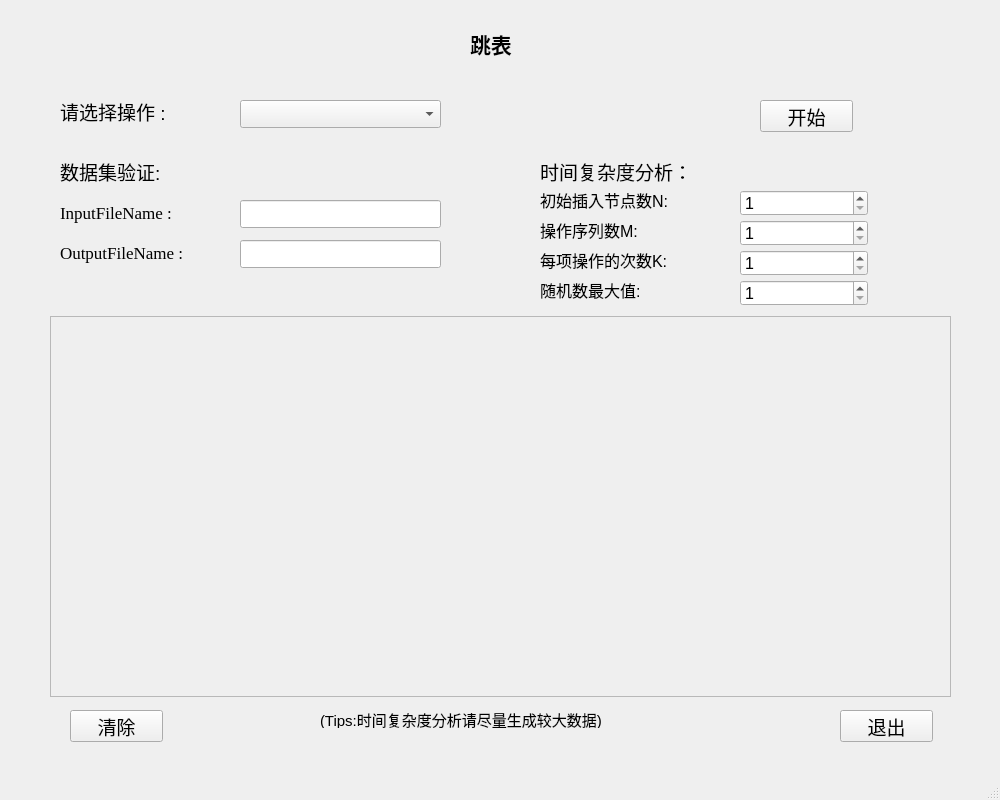
<?xml version="1.0" encoding="UTF-8"?>
<ui version="4.0">
 <class>MainWindow</class>
 <widget class="QMainWindow" name="MainWindow">
  <property name="geometry">
   <rect>
    <x>0</x>
    <y>0</y>
    <width>1000</width>
    <height>800</height>
   </rect>
  </property>
  <property name="windowTitle">
   <string>skipList</string>
  </property>
  <property name="windowIcon">
   <iconset resource="images.qrc">
    <normaloff>:/icons/icon.png</normaloff>:/icons/icon.png</iconset>
  </property>
  <widget class="QWidget" name="centralwidget">
   <widget class="QPushButton" name="exitButton">
    <property name="geometry">
     <rect>
      <x>840</x>
      <y>710</y>
      <width>93</width>
      <height>32</height>
     </rect>
    </property>
    <property name="font">
     <font>
      <pointsize>14</pointsize>
     </font>
    </property>
    <property name="text">
     <string>退出</string>
    </property>
   </widget>
   <widget class="QPushButton" name="startButton">
    <property name="geometry">
     <rect>
      <x>760</x>
      <y>100</y>
      <width>93</width>
      <height>32</height>
     </rect>
    </property>
    <property name="font">
     <font>
      <pointsize>14</pointsize>
     </font>
    </property>
    <property name="text">
     <string>开始</string>
    </property>
   </widget>
   <widget class="QComboBox" name="operatorBox">
    <property name="geometry">
     <rect>
      <x>240</x>
      <y>100</y>
      <width>201</width>
      <height>28</height>
     </rect>
    </property>
    <property name="font">
     <font>
      <pointsize>13</pointsize>
     </font>
    </property>
    <item>
     <property name="text">
      <string/>
     </property>
    </item>
    <item>
     <property name="text">
      <string>数据集验证</string>
     </property>
    </item>
    <item>
     <property name="text">
      <string>时间复杂度分析</string>
     </property>
    </item>
   </widget>
   <widget class="QLineEdit" name="sourceFileLine">
    <property name="geometry">
     <rect>
      <x>240</x>
      <y>200</y>
      <width>201</width>
      <height>28</height>
     </rect>
    </property>
    <property name="font">
     <font>
      <family>Times New Roman</family>
      <pointsize>13</pointsize>
     </font>
    </property>
    <property name="clearButtonEnabled">
     <bool>true</bool>
    </property>
   </widget>
   <widget class="QLabel" name="label">
    <property name="geometry">
     <rect>
      <x>470</x>
      <y>30</y>
      <width>56</width>
      <height>27</height>
     </rect>
    </property>
    <property name="font">
     <font>
      <pointsize>16</pointsize>
      <weight>75</weight>
      <bold>true</bold>
     </font>
    </property>
    <property name="text">
     <string>跳表</string>
    </property>
   </widget>
   <widget class="QLabel" name="label_2">
    <property name="geometry">
     <rect>
      <x>60</x>
      <y>100</y>
      <width>139</width>
      <height>23</height>
     </rect>
    </property>
    <property name="font">
     <font>
      <pointsize>14</pointsize>
     </font>
    </property>
    <property name="text">
     <string>请选择操作 :</string>
    </property>
   </widget>
   <widget class="QLabel" name="label_3">
    <property name="geometry">
     <rect>
      <x>60</x>
      <y>200</y>
      <width>142</width>
      <height>25</height>
     </rect>
    </property>
    <property name="font">
     <font>
      <family>Times New Roman</family>
      <pointsize>13</pointsize>
     </font>
    </property>
    <property name="text">
     <string>InputFileName :</string>
    </property>
   </widget>
   <widget class="QLabel" name="label_4">
    <property name="geometry">
     <rect>
      <x>60</x>
      <y>240</y>
      <width>159</width>
      <height>25</height>
     </rect>
    </property>
    <property name="font">
     <font>
      <family>Times New Roman</family>
      <pointsize>13</pointsize>
     </font>
    </property>
    <property name="text">
     <string>OutputFileName :</string>
    </property>
   </widget>
   <widget class="QLineEdit" name="targetFileLine">
    <property name="geometry">
     <rect>
      <x>240</x>
      <y>240</y>
      <width>201</width>
      <height>28</height>
     </rect>
    </property>
    <property name="font">
     <font>
      <family>Times New Roman</family>
      <pointsize>13</pointsize>
     </font>
    </property>
    <property name="clearButtonEnabled">
     <bool>true</bool>
    </property>
   </widget>
   <widget class="QTextEdit" name="textEdit">
    <property name="enabled">
     <bool>false</bool>
    </property>
    <property name="geometry">
     <rect>
      <x>50</x>
      <y>316</y>
      <width>901</width>
      <height>381</height>
     </rect>
    </property>
    <property name="font">
     <font>
      <pointsize>12</pointsize>
     </font>
    </property>
    <property name="html">
     <string>&lt;!DOCTYPE HTML PUBLIC &quot;-//W3C//DTD HTML 4.0//EN&quot; &quot;http://www.w3.org/TR/REC-html40/strict.dtd&quot;&gt;
&lt;html&gt;&lt;head&gt;&lt;meta name=&quot;qrichtext&quot; content=&quot;1&quot; /&gt;&lt;style type=&quot;text/css&quot;&gt;
p, li { white-space: pre-wrap; }
&lt;/style&gt;&lt;/head&gt;&lt;body style=&quot; font-family:'SimSun'; font-size:12pt; font-weight:400; font-style:normal;&quot;&gt;
&lt;p style=&quot;-qt-paragraph-type:empty; margin-top:0px; margin-bottom:0px; margin-left:0px; margin-right:0px; -qt-block-indent:0; text-indent:0px;&quot;&gt;&lt;br /&gt;&lt;/p&gt;&lt;/body&gt;&lt;/html&gt;</string>
    </property>
   </widget>
   <widget class="QLabel" name="label_5">
    <property name="geometry">
     <rect>
      <x>60</x>
      <y>160</y>
      <width>127</width>
      <height>23</height>
     </rect>
    </property>
    <property name="font">
     <font>
      <pointsize>14</pointsize>
     </font>
    </property>
    <property name="text">
     <string>数据集验证:</string>
    </property>
   </widget>
   <widget class="QLabel" name="label_6">
    <property name="geometry">
     <rect>
      <x>540</x>
      <y>160</y>
      <width>184</width>
      <height>23</height>
     </rect>
    </property>
    <property name="font">
     <font>
      <pointsize>14</pointsize>
     </font>
    </property>
    <property name="text">
     <string>时间复杂度分析：</string>
    </property>
   </widget>
   <widget class="QSpinBox" name="spinBox">
    <property name="geometry">
     <rect>
      <x>740</x>
      <y>190</y>
      <width>128</width>
      <height>26</height>
     </rect>
    </property>
    <property name="font">
     <font>
      <pointsize>12</pointsize>
     </font>
    </property>
    <property name="minimum">
     <number>1</number>
    </property>
    <property name="maximum">
     <number>100000000</number>
    </property>
    <property name="value">
     <number>1</number>
    </property>
   </widget>
   <widget class="QLabel" name="label_7">
    <property name="geometry">
     <rect>
      <x>540</x>
      <y>190</y>
      <width>160</width>
      <height>20</height>
     </rect>
    </property>
    <property name="font">
     <font>
      <pointsize>12</pointsize>
     </font>
    </property>
    <property name="text">
     <string>初始插入节点数N:</string>
    </property>
   </widget>
   <widget class="QLabel" name="label_8">
    <property name="geometry">
     <rect>
      <x>540</x>
      <y>220</y>
      <width>120</width>
      <height>20</height>
     </rect>
    </property>
    <property name="font">
     <font>
      <pointsize>12</pointsize>
     </font>
    </property>
    <property name="text">
     <string>操作序列数M:</string>
    </property>
   </widget>
   <widget class="QLabel" name="label_9">
    <property name="geometry">
     <rect>
      <x>540</x>
      <y>250</y>
      <width>160</width>
      <height>20</height>
     </rect>
    </property>
    <property name="font">
     <font>
      <pointsize>12</pointsize>
     </font>
    </property>
    <property name="text">
     <string>每项操作的次数K:</string>
    </property>
   </widget>
   <widget class="QSpinBox" name="spinBox_2">
    <property name="geometry">
     <rect>
      <x>740</x>
      <y>220</y>
      <width>128</width>
      <height>26</height>
     </rect>
    </property>
    <property name="font">
     <font>
      <pointsize>12</pointsize>
     </font>
    </property>
    <property name="minimum">
     <number>1</number>
    </property>
    <property name="maximum">
     <number>100000000</number>
    </property>
    <property name="value">
     <number>1</number>
    </property>
   </widget>
   <widget class="QSpinBox" name="spinBox_3">
    <property name="geometry">
     <rect>
      <x>740</x>
      <y>250</y>
      <width>128</width>
      <height>26</height>
     </rect>
    </property>
    <property name="font">
     <font>
      <pointsize>12</pointsize>
     </font>
    </property>
    <property name="minimum">
     <number>1</number>
    </property>
    <property name="maximum">
     <number>100000000</number>
    </property>
    <property name="value">
     <number>1</number>
    </property>
   </widget>
   <widget class="QPushButton" name="exitButton_2">
    <property name="geometry">
     <rect>
      <x>70</x>
      <y>710</y>
      <width>93</width>
      <height>32</height>
     </rect>
    </property>
    <property name="font">
     <font>
      <pointsize>14</pointsize>
     </font>
    </property>
    <property name="text">
     <string>清除</string>
    </property>
   </widget>
   <widget class="QLabel" name="label_10">
    <property name="geometry">
     <rect>
      <x>540</x>
      <y>280</y>
      <width>130</width>
      <height>20</height>
     </rect>
    </property>
    <property name="font">
     <font>
      <pointsize>12</pointsize>
     </font>
    </property>
    <property name="text">
     <string>随机数最大值:</string>
    </property>
   </widget>
   <widget class="QSpinBox" name="spinBox_4">
    <property name="geometry">
     <rect>
      <x>740</x>
      <y>280</y>
      <width>128</width>
      <height>26</height>
     </rect>
    </property>
    <property name="font">
     <font>
      <pointsize>12</pointsize>
     </font>
    </property>
    <property name="minimum">
     <number>1</number>
    </property>
    <property name="maximum">
     <number>100000000</number>
    </property>
   </widget>
   <widget class="QLabel" name="label_11">
    <property name="geometry">
     <rect>
      <x>320</x>
      <y>710</y>
      <width>351</width>
      <height>18</height>
     </rect>
    </property>
    <property name="font">
     <font>
      <pointsize>11</pointsize>
     </font>
    </property>
    <property name="text">
     <string>(Tips:时间复杂度分析请尽量生成较大数据)</string>
    </property>
   </widget>
  </widget>
  <widget class="QMenuBar" name="menubar">
   <property name="geometry">
    <rect>
     <x>0</x>
     <y>0</y>
     <width>1000</width>
     <height>26</height>
    </rect>
   </property>
  </widget>
  <widget class="QStatusBar" name="statusbar"/>
 </widget>
 <resources>
  <include location="images.qrc"/>
 </resources>
 <connections/>
</ui>
